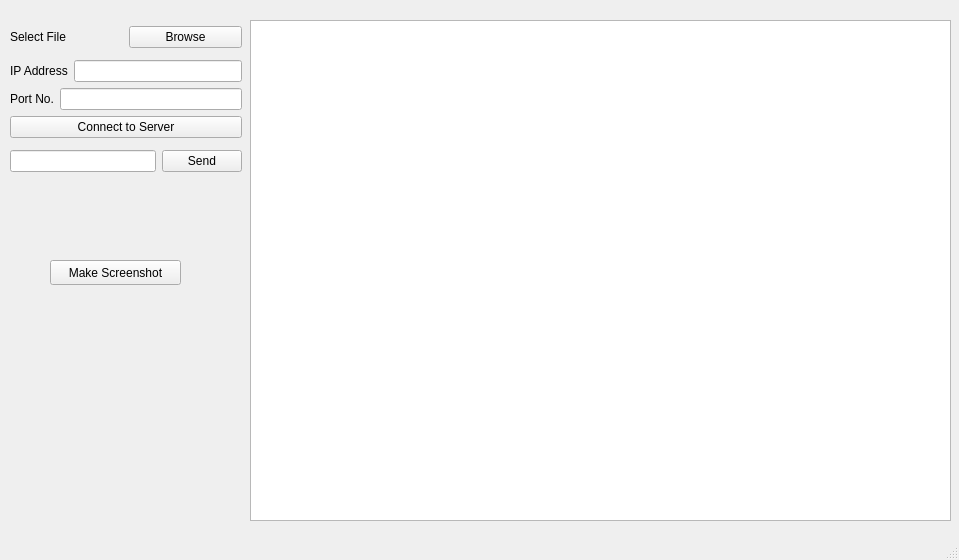
<?xml version="1.0" encoding="UTF-8"?>
<ui version="4.0">
 <class>MainWindow</class>
 <widget class="QMainWindow" name="MainWindow">
  <property name="geometry">
   <rect>
    <x>0</x>
    <y>0</y>
    <width>959</width>
    <height>560</height>
   </rect>
  </property>
  <property name="windowTitle">
   <string>MainWindow</string>
  </property>
  <widget class="QWidget" name="centralwidget">
   <widget class="QWidget" name="layoutWidget">
    <property name="geometry">
     <rect>
      <x>10</x>
      <y>20</y>
      <width>232</width>
      <height>161</height>
     </rect>
    </property>
    <layout class="QVBoxLayout" name="verticalLayout_2">
     <item>
      <layout class="QHBoxLayout" name="horizontalLayout">
       <item>
        <widget class="QLabel" name="label_3">
         <property name="text">
          <string>Select File</string>
         </property>
        </widget>
       </item>
       <item>
        <widget class="QPushButton" name="pushButton_2">
         <property name="text">
          <string>Browse</string>
         </property>
        </widget>
       </item>
      </layout>
     </item>
     <item>
      <layout class="QVBoxLayout" name="verticalLayout">
       <item>
        <layout class="QHBoxLayout" name="horizontalLayout_2">
         <item>
          <widget class="QLabel" name="label">
           <property name="text">
            <string>IP Address</string>
           </property>
          </widget>
         </item>
         <item>
          <widget class="QLineEdit" name="lineEdit_IP_Adress"/>
         </item>
        </layout>
       </item>
       <item>
        <layout class="QHBoxLayout" name="horizontalLayout_3">
         <item>
          <widget class="QLabel" name="label_2">
           <property name="text">
            <string>Port No.</string>
           </property>
          </widget>
         </item>
         <item>
          <widget class="QLineEdit" name="lineEdit_Port_No"/>
         </item>
        </layout>
       </item>
       <item>
        <widget class="QPushButton" name="pushButton_Connect">
         <property name="text">
          <string>Connect to Server</string>
         </property>
        </widget>
       </item>
      </layout>
     </item>
     <item>
      <layout class="QHBoxLayout" name="horizontalLayout_4">
       <item>
        <widget class="QLineEdit" name="lineEdit_Display_PATH"/>
       </item>
       <item>
        <widget class="QPushButton" name="pushButton_Send">
         <property name="text">
          <string>Send</string>
         </property>
        </widget>
       </item>
      </layout>
     </item>
    </layout>
   </widget>
   <widget class="QGraphicsView" name="imageView">
    <property name="geometry">
     <rect>
      <x>250</x>
      <y>20</y>
      <width>701</width>
      <height>501</height>
     </rect>
    </property>
   </widget>
   <widget class="QPushButton" name="pushButton_Make_Screenshot">
    <property name="geometry">
     <rect>
      <x>50</x>
      <y>260</y>
      <width>131</width>
      <height>25</height>
     </rect>
    </property>
    <property name="text">
     <string>Make Screenshot</string>
    </property>
   </widget>
  </widget>
  <widget class="QMenuBar" name="menubar">
   <property name="geometry">
    <rect>
     <x>0</x>
     <y>0</y>
     <width>959</width>
     <height>22</height>
    </rect>
   </property>
  </widget>
  <widget class="QStatusBar" name="statusbar"/>
 </widget>
 <resources/>
 <connections/>
</ui>
